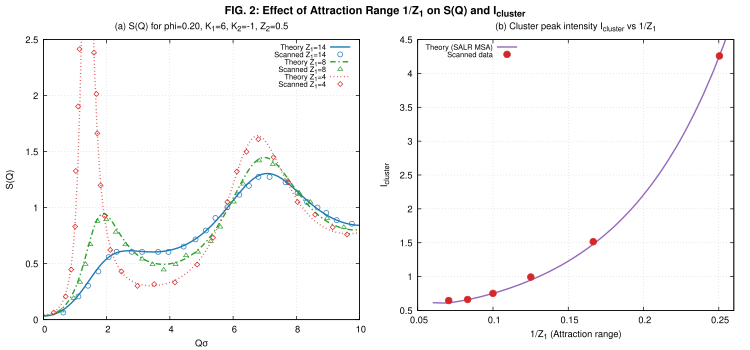

The gnuplot source for this figure:
# Gnuplot script for Figure 2 of Liu et al. (2005)
set terminal pdfcairo enhanced color font "Helvetica,10" size 7.5in,3.5in
set output "fig2.pdf"

set multiplot layout 1,2 title "{/:Bold FIG. 2: Effect of Attraction Range 1/Z_1 on S(Q) and I_{cluster}}" font "Helvetica,12"

# Panel (a)
set title "(a) S(Q) for \\phi=0.20, K_1=6, K_2=-1, Z_2=0.5" font "Helvetica,10"
set xlabel "Q{/Symbol s}" font "Helvetica,10"
set ylabel "S(Q)" font "Helvetica,10"
set xrange [0:10]
set yrange [0:2.5]
set grid
set key top right font "Helvetica,8"

plot "Fig2/theory_Fig2a_Z1_14.dat" u 1:2 w l dt 1 lc rgb "#1f77b4" lw 2 t "Theory Z_1=14", \
     "Fig2/Fig2a_Z1_14.dat" u 1:2 w p pt 6 ps 0.6 lc rgb "#1f77b4" t "Scanned Z_1=14", \
     "Fig2/theory_Fig2a_Z1_8.dat" u 1:2 w l dt 4 lc rgb "#2ca02c" lw 2 t "Theory Z_1=8", \
     "Fig2/Fig2a_Z1_8.dat" u 1:2 w p pt 8 ps 0.6 lc rgb "#2ca02c" t "Scanned Z_1=8", \
     "Fig2/theory_Fig2a_Z1_4.dat" u 1:2 w l dt 3 lc rgb "#d62728" lw 2 t "Theory Z_1=4", \
     "Fig2/Fig2a_Z1_4.dat" u 1:2 w p pt 12 ps 0.6 lc rgb "#d62728" t "Scanned Z_1=4"

# Panel (b)
set title "(b) Cluster peak intensity I_{cluster} vs 1/Z_1" font "Helvetica,10"
set xlabel "1/Z_1 (Attraction range)" font "Helvetica,10"
set ylabel "I_{cluster}" font "Helvetica,10"
set xrange [0.05:0.26]
set yrange [0.5:4.5]
set grid
set key top left font "Helvetica,8"

plot "Fig2/theory_Fig2b.dat" u 1:2 w l lc rgb "#9467bd" lw 2 t "Theory (SALR MSA)", \
     "Fig2/Fig2b.dat" u 1:2 w p pt 7 ps 0.8 lc rgb "#d62728" t "Scanned data"

unset multiplot
